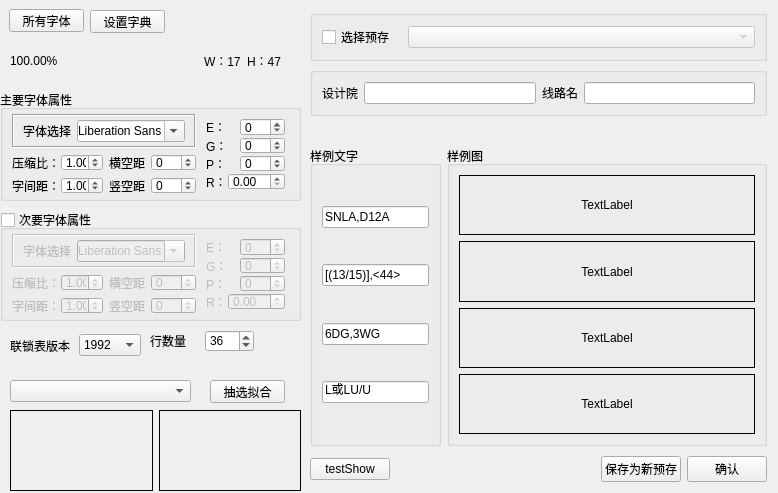
<?xml version="1.0" encoding="UTF-8"?>
<ui version="4.0">
 <class>IkChoiceFontClass</class>
 <widget class="QWidget" name="IkChoiceFontClass">
  <property name="geometry">
   <rect>
    <x>0</x>
    <y>0</y>
    <width>778</width>
    <height>493</height>
   </rect>
  </property>
  <property name="minimumSize">
   <size>
    <width>778</width>
    <height>493</height>
   </size>
  </property>
  <property name="maximumSize">
   <size>
    <width>778</width>
    <height>493</height>
   </size>
  </property>
  <property name="windowTitle">
   <string>选择字体</string>
  </property>
  <widget class="QPushButton" name="IkBtmFontDia">
   <property name="geometry">
    <rect>
     <x>9</x>
     <y>9</y>
     <width>75</width>
     <height>23</height>
    </rect>
   </property>
   <property name="text">
    <string>所有字体</string>
   </property>
  </widget>
  <widget class="QWidget" name="widget_2" native="true">
   <property name="geometry">
    <rect>
     <x>310</x>
     <y>10</y>
     <width>457</width>
     <height>472</height>
    </rect>
   </property>
   <layout class="QVBoxLayout" name="verticalLayout_3">
    <item>
     <widget class="QGroupBox" name="groupBox_3">
      <property name="title">
       <string/>
      </property>
      <layout class="QGridLayout" name="gridLayout">
       <item row="0" column="0">
        <widget class="QCheckBox" name="checkBox">
         <property name="maximumSize">
          <size>
           <width>80</width>
           <height>16777215</height>
          </size>
         </property>
         <property name="text">
          <string>选择预存</string>
         </property>
        </widget>
       </item>
       <item row="0" column="2">
        <widget class="QComboBox" name="comboBox_DwType">
         <property name="enabled">
          <bool>false</bool>
         </property>
         <property name="minimumSize">
          <size>
           <width>241</width>
           <height>20</height>
          </size>
         </property>
        </widget>
       </item>
      </layout>
     </widget>
    </item>
    <item>
     <widget class="QGroupBox" name="groupBox_4">
      <property name="title">
       <string/>
      </property>
      <layout class="QGridLayout" name="gridLayout_2">
       <item row="0" column="1">
        <widget class="QLineEdit" name="lineEdit_DesignName"/>
       </item>
       <item row="0" column="3">
        <widget class="QLineEdit" name="lineEdit_LineName"/>
       </item>
       <item row="0" column="0">
        <widget class="QLabel" name="label_5">
         <property name="text">
          <string>设计院</string>
         </property>
        </widget>
       </item>
       <item row="0" column="2">
        <widget class="QLabel" name="label_6">
         <property name="text">
          <string>线路名</string>
         </property>
        </widget>
       </item>
      </layout>
     </widget>
    </item>
    <item>
     <spacer name="verticalSpacer_4">
      <property name="orientation">
       <enum>Qt::Vertical</enum>
      </property>
      <property name="sizeHint" stdset="0">
       <size>
        <width>20</width>
        <height>40</height>
       </size>
      </property>
     </spacer>
    </item>
    <item>
     <layout class="QHBoxLayout" name="horizontalLayout">
      <property name="sizeConstraint">
       <enum>QLayout::SetFixedSize</enum>
      </property>
      <item>
       <widget class="QGroupBox" name="groupBox_2">
        <property name="maximumSize">
         <size>
          <width>131</width>
          <height>16777215</height>
         </size>
        </property>
        <property name="title">
         <string>样例文字</string>
        </property>
        <layout class="QVBoxLayout" name="verticalLayout_2">
         <item>
          <spacer name="verticalSpacer_6">
           <property name="orientation">
            <enum>Qt::Vertical</enum>
           </property>
           <property name="sizeHint" stdset="0">
            <size>
             <width>20</width>
             <height>20</height>
            </size>
           </property>
          </spacer>
         </item>
         <item>
          <widget class="QLineEdit" name="textSemple1">
           <property name="text">
            <string>SNLA,D12A</string>
           </property>
          </widget>
         </item>
         <item>
          <spacer name="verticalSpacer">
           <property name="orientation">
            <enum>Qt::Vertical</enum>
           </property>
           <property name="sizeHint" stdset="0">
            <size>
             <width>20</width>
             <height>20</height>
            </size>
           </property>
          </spacer>
         </item>
         <item>
          <widget class="QLineEdit" name="textSemple2">
           <property name="text">
            <string>[(13/15)],&lt;44&gt;</string>
           </property>
          </widget>
         </item>
         <item>
          <spacer name="verticalSpacer_2">
           <property name="orientation">
            <enum>Qt::Vertical</enum>
           </property>
           <property name="sizeHint" stdset="0">
            <size>
             <width>20</width>
             <height>20</height>
            </size>
           </property>
          </spacer>
         </item>
         <item>
          <widget class="QLineEdit" name="textSemple3">
           <property name="text">
            <string>6DG,3WG</string>
           </property>
          </widget>
         </item>
         <item>
          <spacer name="verticalSpacer_7">
           <property name="orientation">
            <enum>Qt::Vertical</enum>
           </property>
           <property name="sizeHint" stdset="0">
            <size>
             <width>20</width>
             <height>20</height>
            </size>
           </property>
          </spacer>
         </item>
         <item>
          <widget class="QLineEdit" name="textSemple4">
           <property name="text">
            <string>L或LU/U</string>
           </property>
          </widget>
         </item>
         <item>
          <spacer name="verticalSpacer_3">
           <property name="orientation">
            <enum>Qt::Vertical</enum>
           </property>
           <property name="sizeHint" stdset="0">
            <size>
             <width>20</width>
             <height>20</height>
            </size>
           </property>
          </spacer>
         </item>
        </layout>
       </widget>
      </item>
      <item>
       <widget class="QGroupBox" name="groupSimpleFont">
        <property name="minimumSize">
         <size>
          <width>300</width>
          <height>300</height>
         </size>
        </property>
        <property name="title">
         <string>样例图</string>
        </property>
        <layout class="QVBoxLayout" name="verticalLayout_5">
         <item>
          <widget class="QFrame" name="frame_S1">
           <property name="minimumSize">
            <size>
             <width>0</width>
             <height>40</height>
            </size>
           </property>
           <property name="maximumSize">
            <size>
             <width>16777215</width>
             <height>16777215</height>
            </size>
           </property>
           <property name="frameShape">
            <enum>QFrame::Box</enum>
           </property>
           <layout class="QVBoxLayout" name="verticalLayout_11">
            <property name="leftMargin">
             <number>0</number>
            </property>
            <property name="topMargin">
             <number>0</number>
            </property>
            <property name="rightMargin">
             <number>0</number>
            </property>
            <property name="bottomMargin">
             <number>0</number>
            </property>
            <item>
             <widget class="QLabel" name="label_S1">
              <property name="text">
               <string>TextLabel</string>
              </property>
              <property name="alignment">
               <set>Qt::AlignCenter</set>
              </property>
             </widget>
            </item>
           </layout>
          </widget>
         </item>
         <item>
          <widget class="QFrame" name="frame_S2">
           <property name="minimumSize">
            <size>
             <width>0</width>
             <height>40</height>
            </size>
           </property>
           <property name="frameShape">
            <enum>QFrame::Box</enum>
           </property>
           <layout class="QVBoxLayout" name="verticalLayout_10">
            <property name="spacing">
             <number>0</number>
            </property>
            <property name="leftMargin">
             <number>0</number>
            </property>
            <property name="topMargin">
             <number>0</number>
            </property>
            <property name="rightMargin">
             <number>0</number>
            </property>
            <property name="bottomMargin">
             <number>0</number>
            </property>
            <item>
             <widget class="QLabel" name="label_S2">
              <property name="text">
               <string>TextLabel</string>
              </property>
              <property name="alignment">
               <set>Qt::AlignCenter</set>
              </property>
             </widget>
            </item>
           </layout>
          </widget>
         </item>
         <item>
          <widget class="QFrame" name="frame_S3">
           <property name="minimumSize">
            <size>
             <width>0</width>
             <height>40</height>
            </size>
           </property>
           <property name="frameShape">
            <enum>QFrame::Box</enum>
           </property>
           <layout class="QVBoxLayout" name="verticalLayout_7">
            <property name="spacing">
             <number>0</number>
            </property>
            <property name="leftMargin">
             <number>0</number>
            </property>
            <property name="topMargin">
             <number>0</number>
            </property>
            <property name="rightMargin">
             <number>0</number>
            </property>
            <property name="bottomMargin">
             <number>0</number>
            </property>
            <item>
             <widget class="QLabel" name="label_S3">
              <property name="text">
               <string>TextLabel</string>
              </property>
              <property name="alignment">
               <set>Qt::AlignCenter</set>
              </property>
             </widget>
            </item>
           </layout>
          </widget>
         </item>
         <item>
          <widget class="QFrame" name="frame_S4">
           <property name="minimumSize">
            <size>
             <width>0</width>
             <height>40</height>
            </size>
           </property>
           <property name="frameShape">
            <enum>QFrame::Box</enum>
           </property>
           <property name="frameShadow">
            <enum>QFrame::Plain</enum>
           </property>
           <layout class="QVBoxLayout" name="verticalLayout_9">
            <property name="spacing">
             <number>0</number>
            </property>
            <property name="leftMargin">
             <number>0</number>
            </property>
            <property name="topMargin">
             <number>0</number>
            </property>
            <property name="rightMargin">
             <number>0</number>
            </property>
            <property name="bottomMargin">
             <number>0</number>
            </property>
            <item>
             <widget class="QLabel" name="label_S4">
              <property name="text">
               <string>TextLabel</string>
              </property>
              <property name="alignment">
               <set>Qt::AlignCenter</set>
              </property>
             </widget>
            </item>
           </layout>
          </widget>
         </item>
        </layout>
       </widget>
      </item>
     </layout>
    </item>
    <item>
     <spacer name="verticalSpacer_5">
      <property name="orientation">
       <enum>Qt::Vertical</enum>
      </property>
      <property name="sizeHint" stdset="0">
       <size>
        <width>20</width>
        <height>20</height>
       </size>
      </property>
     </spacer>
    </item>
    <item>
     <layout class="QHBoxLayout" name="horizontalLayout_4">
      <item>
       <widget class="QPushButton" name="pushButton">
        <property name="text">
         <string>testShow</string>
        </property>
        <property name="checkable">
         <bool>true</bool>
        </property>
       </widget>
      </item>
      <item>
       <spacer name="horizontalSpacer">
        <property name="orientation">
         <enum>Qt::Horizontal</enum>
        </property>
        <property name="sizeHint" stdset="0">
         <size>
          <width>40</width>
          <height>20</height>
         </size>
        </property>
       </spacer>
      </item>
      <item>
       <widget class="QPushButton" name="pushButtom_SaveNewType">
        <property name="text">
         <string>保存为新预存</string>
        </property>
       </widget>
      </item>
      <item>
       <widget class="QPushButton" name="IkBtmConfirm">
        <property name="text">
         <string>确认</string>
        </property>
       </widget>
      </item>
     </layout>
    </item>
   </layout>
  </widget>
  <widget class="QPushButton" name="pushButton_DicShow">
   <property name="geometry">
    <rect>
     <x>90</x>
     <y>10</y>
     <width>75</width>
     <height>23</height>
    </rect>
   </property>
   <property name="text">
    <string>设置字典</string>
   </property>
  </widget>
  <widget class="QGroupBox" name="groupBox">
   <property name="geometry">
    <rect>
     <x>0</x>
     <y>90</y>
     <width>301</width>
     <height>111</height>
    </rect>
   </property>
   <property name="title">
    <string>主要字体属性</string>
   </property>
   <layout class="QHBoxLayout" name="horizontalLayout_8">
    <property name="topMargin">
     <number>4</number>
    </property>
    <property name="bottomMargin">
     <number>4</number>
    </property>
    <item>
     <layout class="QVBoxLayout" name="verticalLayout_12">
      <item>
       <widget class="QFrame" name="frame_2">
        <property name="frameShape">
         <enum>QFrame::Box</enum>
        </property>
        <property name="frameShadow">
         <enum>QFrame::Sunken</enum>
        </property>
        <layout class="QHBoxLayout" name="horizontalLayout_25">
         <property name="topMargin">
          <number>4</number>
         </property>
         <property name="bottomMargin">
          <number>4</number>
         </property>
         <item>
          <widget class="QLabel" name="label_24">
           <property name="text">
            <string>字体选择</string>
           </property>
          </widget>
         </item>
         <item>
          <widget class="QFontComboBox" name="fontComboBox_M">
           <property name="fontFilters">
            <set>QFontComboBox::AllFonts</set>
           </property>
          </widget>
         </item>
        </layout>
       </widget>
      </item>
      <item>
       <layout class="QHBoxLayout" name="horizontalLayout_26">
        <item>
         <layout class="QVBoxLayout" name="verticalLayout">
          <item>
           <layout class="QHBoxLayout" name="horizontalLayout_3">
            <item>
             <widget class="QLabel" name="label_2">
              <property name="text">
               <string>压缩比：</string>
              </property>
             </widget>
            </item>
            <item>
             <widget class="QDoubleSpinBox" name="doubleSpinBox_Stretch">
              <property name="maximum">
               <double>5.000000000000000</double>
              </property>
              <property name="singleStep">
               <double>0.010000000000000</double>
              </property>
              <property name="value">
               <double>1.000000000000000</double>
              </property>
             </widget>
            </item>
           </layout>
          </item>
          <item>
           <layout class="QHBoxLayout" name="horizontalLayout_2">
            <item>
             <widget class="QLabel" name="label">
              <property name="text">
               <string>字间距：</string>
              </property>
              <property name="buddy">
               <cstring>doubleSpinBox_Space</cstring>
              </property>
             </widget>
            </item>
            <item>
             <widget class="QDoubleSpinBox" name="doubleSpinBox_Space">
              <property name="maximum">
               <double>10.000000000000000</double>
              </property>
              <property name="singleStep">
               <double>0.010000000000000</double>
              </property>
              <property name="value">
               <double>1.000000000000000</double>
              </property>
             </widget>
            </item>
           </layout>
          </item>
         </layout>
        </item>
        <item>
         <layout class="QVBoxLayout" name="verticalLayout_4">
          <item>
           <layout class="QHBoxLayout" name="horizontalLayout_6">
            <item>
             <widget class="QLabel" name="label_3">
              <property name="text">
               <string>横空距</string>
              </property>
             </widget>
            </item>
            <item>
             <widget class="QSpinBox" name="spinBox_offsetX">
              <property name="minimum">
               <number>-99</number>
              </property>
             </widget>
            </item>
           </layout>
          </item>
          <item>
           <layout class="QHBoxLayout" name="horizontalLayout_7">
            <item>
             <widget class="QLabel" name="label_4">
              <property name="text">
               <string>竖空距</string>
              </property>
             </widget>
            </item>
            <item>
             <widget class="QSpinBox" name="spinBox_offsetY">
              <property name="minimum">
               <number>-30</number>
              </property>
              <property name="maximum">
               <number>30</number>
              </property>
              <property name="value">
               <number>0</number>
              </property>
             </widget>
            </item>
           </layout>
          </item>
         </layout>
        </item>
       </layout>
      </item>
     </layout>
    </item>
    <item>
     <widget class="QFrame" name="verticalFrame_3">
      <layout class="QVBoxLayout" name="verticalLayout_14">
       <property name="spacing">
        <number>1</number>
       </property>
       <property name="leftMargin">
        <number>4</number>
       </property>
       <property name="topMargin">
        <number>4</number>
       </property>
       <property name="rightMargin">
        <number>4</number>
       </property>
       <property name="bottomMargin">
        <number>4</number>
       </property>
       <item>
        <layout class="QHBoxLayout" name="horizontalLayout_14">
         <item>
          <widget class="QLabel" name="label_12">
           <property name="text">
            <string>E：</string>
           </property>
          </widget>
         </item>
         <item>
          <widget class="QSpinBox" name="spinBox_E">
           <property name="minimum">
            <number>-30</number>
           </property>
           <property name="maximum">
            <number>30</number>
           </property>
           <property name="value">
            <number>0</number>
           </property>
          </widget>
         </item>
        </layout>
       </item>
       <item>
        <layout class="QHBoxLayout" name="horizontalLayout_16">
         <item>
          <widget class="QLabel" name="label_14">
           <property name="text">
            <string>G：</string>
           </property>
          </widget>
         </item>
         <item>
          <widget class="QSpinBox" name="spinBox_G">
           <property name="minimum">
            <number>-30</number>
           </property>
           <property name="maximum">
            <number>30</number>
           </property>
           <property name="value">
            <number>0</number>
           </property>
          </widget>
         </item>
        </layout>
       </item>
       <item>
        <layout class="QHBoxLayout" name="horizontalLayout_15">
         <item>
          <widget class="QLabel" name="label_13">
           <property name="text">
            <string>P：</string>
           </property>
          </widget>
         </item>
         <item>
          <widget class="QSpinBox" name="spinBox_P">
           <property name="minimum">
            <number>-30</number>
           </property>
           <property name="maximum">
            <number>30</number>
           </property>
           <property name="value">
            <number>0</number>
           </property>
          </widget>
         </item>
        </layout>
       </item>
       <item>
        <layout class="QHBoxLayout" name="horizontalLayout_17">
         <item>
          <widget class="QLabel" name="label_15">
           <property name="text">
            <string>R：</string>
           </property>
          </widget>
         </item>
         <item>
          <widget class="QDoubleSpinBox" name="doubleSpinBox_R">
           <property name="singleStep">
            <double>0.010000000000000</double>
           </property>
          </widget>
         </item>
        </layout>
       </item>
      </layout>
     </widget>
    </item>
   </layout>
  </widget>
  <widget class="QWidget" name="horizontalLayoutWidget">
   <property name="geometry">
    <rect>
     <x>10</x>
     <y>330</y>
     <width>131</width>
     <height>31</height>
    </rect>
   </property>
   <layout class="QHBoxLayout" name="horizontalLayout_22">
    <item>
     <widget class="QLabel" name="label_20">
      <property name="text">
       <string>联锁表版本</string>
      </property>
     </widget>
    </item>
    <item>
     <widget class="QComboBox" name="comboBox_TableEditon">
      <item>
       <property name="text">
        <string>1992</string>
       </property>
      </item>
      <item>
       <property name="text">
        <string>2018</string>
       </property>
      </item>
     </widget>
    </item>
   </layout>
  </widget>
  <widget class="QWidget" name="horizontalLayoutWidget_2">
   <property name="geometry">
    <rect>
     <x>10</x>
     <y>50</y>
     <width>271</width>
     <height>22</height>
    </rect>
   </property>
   <layout class="QHBoxLayout" name="horizontalLayout_23">
    <item>
     <widget class="QLabel" name="label_Similar">
      <property name="text">
       <string>100.00%</string>
      </property>
     </widget>
    </item>
    <item>
     <spacer name="horizontalSpacer_4">
      <property name="orientation">
       <enum>Qt::Horizontal</enum>
      </property>
      <property name="sizeHint" stdset="0">
       <size>
        <width>40</width>
        <height>20</height>
       </size>
      </property>
     </spacer>
    </item>
    <item>
     <widget class="QLabel" name="label_21">
      <property name="text">
       <string>W：17</string>
      </property>
     </widget>
    </item>
    <item>
     <widget class="QLabel" name="label_22">
      <property name="text">
       <string>H：47</string>
      </property>
     </widget>
    </item>
   </layout>
  </widget>
  <widget class="QWidget" name="layoutWidget_5">
   <property name="geometry">
    <rect>
     <x>150</x>
     <y>330</y>
     <width>104</width>
     <height>22</height>
    </rect>
   </property>
   <layout class="QHBoxLayout" name="horizontalLayout_24">
    <item>
     <widget class="QLabel" name="label_23">
      <property name="text">
       <string>行数量</string>
      </property>
     </widget>
    </item>
    <item>
     <widget class="QSpinBox" name="spinBox_LineNum">
      <property name="minimum">
       <number>18</number>
      </property>
      <property name="maximum">
       <number>52</number>
      </property>
      <property name="value">
       <number>36</number>
      </property>
     </widget>
    </item>
   </layout>
  </widget>
  <widget class="QGroupBox" name="groupBox_6">
   <property name="geometry">
    <rect>
     <x>0</x>
     <y>210</y>
     <width>301</width>
     <height>111</height>
    </rect>
   </property>
   <property name="title">
    <string>次要字体属性</string>
   </property>
   <property name="checkable">
    <bool>true</bool>
   </property>
   <property name="checked">
    <bool>false</bool>
   </property>
   <layout class="QHBoxLayout" name="horizontalLayout_27">
    <property name="topMargin">
     <number>4</number>
    </property>
    <property name="bottomMargin">
     <number>4</number>
    </property>
    <item>
     <layout class="QVBoxLayout" name="verticalLayout_13">
      <item>
       <widget class="QFrame" name="frame_3">
        <property name="frameShape">
         <enum>QFrame::Box</enum>
        </property>
        <property name="frameShadow">
         <enum>QFrame::Sunken</enum>
        </property>
        <layout class="QHBoxLayout" name="horizontalLayout_28">
         <property name="topMargin">
          <number>4</number>
         </property>
         <property name="bottomMargin">
          <number>4</number>
         </property>
         <item>
          <widget class="QLabel" name="label_25">
           <property name="text">
            <string>字体选择</string>
           </property>
          </widget>
         </item>
         <item>
          <widget class="QFontComboBox" name="fontComboBox_3">
           <property name="fontFilters">
            <set>QFontComboBox::AllFonts</set>
           </property>
          </widget>
         </item>
        </layout>
       </widget>
      </item>
      <item>
       <layout class="QHBoxLayout" name="horizontalLayout_29">
        <item>
         <layout class="QVBoxLayout" name="verticalLayout_16">
          <item>
           <layout class="QHBoxLayout" name="horizontalLayout_30">
            <item>
             <widget class="QLabel" name="label_26">
              <property name="text">
               <string>压缩比：</string>
              </property>
             </widget>
            </item>
            <item>
             <widget class="QDoubleSpinBox" name="doubleSpinBox_Stretch_2">
              <property name="maximum">
               <double>5.000000000000000</double>
              </property>
              <property name="singleStep">
               <double>0.010000000000000</double>
              </property>
              <property name="value">
               <double>1.000000000000000</double>
              </property>
             </widget>
            </item>
           </layout>
          </item>
          <item>
           <layout class="QHBoxLayout" name="horizontalLayout_31">
            <item>
             <widget class="QLabel" name="label_27">
              <property name="text">
               <string>字间距：</string>
              </property>
              <property name="buddy">
               <cstring>doubleSpinBox_Space</cstring>
              </property>
             </widget>
            </item>
            <item>
             <widget class="QDoubleSpinBox" name="doubleSpinBox_Space_2">
              <property name="maximum">
               <double>10.000000000000000</double>
              </property>
              <property name="singleStep">
               <double>0.010000000000000</double>
              </property>
              <property name="value">
               <double>1.000000000000000</double>
              </property>
             </widget>
            </item>
           </layout>
          </item>
         </layout>
        </item>
        <item>
         <layout class="QVBoxLayout" name="verticalLayout_17">
          <item>
           <layout class="QHBoxLayout" name="horizontalLayout_32">
            <item>
             <widget class="QLabel" name="label_28">
              <property name="text">
               <string>横空距</string>
              </property>
             </widget>
            </item>
            <item>
             <widget class="QSpinBox" name="spinBox_offsetX_2">
              <property name="minimum">
               <number>-99</number>
              </property>
             </widget>
            </item>
           </layout>
          </item>
          <item>
           <layout class="QHBoxLayout" name="horizontalLayout_33">
            <item>
             <widget class="QLabel" name="label_29">
              <property name="text">
               <string>竖空距</string>
              </property>
             </widget>
            </item>
            <item>
             <widget class="QSpinBox" name="spinBox_offsetY_2">
              <property name="minimum">
               <number>-30</number>
              </property>
              <property name="maximum">
               <number>30</number>
              </property>
              <property name="value">
               <number>0</number>
              </property>
             </widget>
            </item>
           </layout>
          </item>
         </layout>
        </item>
       </layout>
      </item>
     </layout>
    </item>
    <item>
     <widget class="QFrame" name="verticalFrame_4">
      <property name="enabled">
       <bool>false</bool>
      </property>
      <layout class="QVBoxLayout" name="verticalLayout_18">
       <property name="spacing">
        <number>1</number>
       </property>
       <property name="leftMargin">
        <number>4</number>
       </property>
       <property name="topMargin">
        <number>4</number>
       </property>
       <property name="rightMargin">
        <number>4</number>
       </property>
       <property name="bottomMargin">
        <number>4</number>
       </property>
       <item>
        <layout class="QHBoxLayout" name="horizontalLayout_34">
         <item>
          <widget class="QLabel" name="label_30">
           <property name="text">
            <string>E：</string>
           </property>
          </widget>
         </item>
         <item>
          <widget class="QSpinBox" name="spinBox_E_2">
           <property name="minimum">
            <number>-30</number>
           </property>
           <property name="maximum">
            <number>30</number>
           </property>
           <property name="value">
            <number>0</number>
           </property>
          </widget>
         </item>
        </layout>
       </item>
       <item>
        <layout class="QHBoxLayout" name="horizontalLayout_35">
         <item>
          <widget class="QLabel" name="label_31">
           <property name="text">
            <string>G：</string>
           </property>
          </widget>
         </item>
         <item>
          <widget class="QSpinBox" name="spinBox_G_2">
           <property name="minimum">
            <number>-30</number>
           </property>
           <property name="maximum">
            <number>30</number>
           </property>
           <property name="value">
            <number>0</number>
           </property>
          </widget>
         </item>
        </layout>
       </item>
       <item>
        <layout class="QHBoxLayout" name="horizontalLayout_36">
         <item>
          <widget class="QLabel" name="label_32">
           <property name="text">
            <string>P：</string>
           </property>
          </widget>
         </item>
         <item>
          <widget class="QSpinBox" name="spinBox_P_2">
           <property name="minimum">
            <number>-30</number>
           </property>
           <property name="maximum">
            <number>30</number>
           </property>
           <property name="value">
            <number>0</number>
           </property>
          </widget>
         </item>
        </layout>
       </item>
       <item>
        <layout class="QHBoxLayout" name="horizontalLayout_37">
         <item>
          <widget class="QLabel" name="label_33">
           <property name="text">
            <string>R：</string>
           </property>
          </widget>
         </item>
         <item>
          <widget class="QDoubleSpinBox" name="doubleSpinBox_R_2">
           <property name="singleStep">
            <double>0.010000000000000</double>
           </property>
          </widget>
         </item>
        </layout>
       </item>
      </layout>
     </widget>
    </item>
   </layout>
  </widget>
  <widget class="QComboBox" name="comboBox_SheetSelect">
   <property name="geometry">
    <rect>
     <x>10</x>
     <y>380</y>
     <width>181</width>
     <height>22</height>
    </rect>
   </property>
  </widget>
  <widget class="QPushButton" name="pushButton_Similar">
   <property name="geometry">
    <rect>
     <x>210</x>
     <y>380</y>
     <width>75</width>
     <height>23</height>
    </rect>
   </property>
   <property name="text">
    <string>抽选拟合</string>
   </property>
  </widget>
  <widget class="QWidget" name="horizontalLayoutWidget_3">
   <property name="geometry">
    <rect>
     <x>10</x>
     <y>410</y>
     <width>291</width>
     <height>81</height>
    </rect>
   </property>
   <layout class="QHBoxLayout" name="horizontalLayout_5">
    <item>
     <widget class="QFrame" name="frame">
      <property name="minimumSize">
       <size>
        <width>142</width>
        <height>79</height>
       </size>
      </property>
      <property name="frameShape">
       <enum>QFrame::Box</enum>
      </property>
      <layout class="QVBoxLayout" name="verticalLayout_8">
       <item>
        <widget class="QLabel" name="label_selectSample">
         <property name="text">
          <string/>
         </property>
        </widget>
       </item>
      </layout>
     </widget>
    </item>
    <item>
     <widget class="QFrame" name="frame_selectTemp">
      <property name="minimumSize">
       <size>
        <width>141</width>
        <height>79</height>
       </size>
      </property>
      <property name="frameShape">
       <enum>QFrame::Box</enum>
      </property>
      <property name="frameShadow">
       <enum>QFrame::Plain</enum>
      </property>
      <layout class="QVBoxLayout" name="verticalLayout_6">
       <item>
        <widget class="QLabel" name="label_selectTemp">
         <property name="text">
          <string/>
         </property>
        </widget>
       </item>
      </layout>
     </widget>
    </item>
   </layout>
  </widget>
 </widget>
 <resources/>
 <connections>
  <connection>
   <sender>checkBox</sender>
   <signal>clicked(bool)</signal>
   <receiver>comboBox_DwType</receiver>
   <slot>setEnabled(bool)</slot>
   <hints>
    <hint type="sourcelabel">
     <x>338</x>
     <y>46</y>
    </hint>
    <hint type="destinationlabel">
     <x>747</x>
     <y>48</y>
    </hint>
   </hints>
  </connection>
  <connection>
   <sender>IkBtmConfirm</sender>
   <signal>clicked()</signal>
   <receiver>IkChoiceFontClass</receiver>
   <slot>hide()</slot>
   <hints>
    <hint type="sourcelabel">
     <x>756</x>
     <y>471</y>
    </hint>
    <hint type="destinationlabel">
     <x>522</x>
     <y>459</y>
    </hint>
   </hints>
  </connection>
  <connection>
   <sender>checkBox</sender>
   <signal>clicked(bool)</signal>
   <receiver>lineEdit_DesignName</receiver>
   <slot>setDisabled(bool)</slot>
   <hints>
    <hint type="sourcelabel">
     <x>408</x>
     <y>46</y>
    </hint>
    <hint type="destinationlabel">
     <x>402</x>
     <y>92</y>
    </hint>
   </hints>
  </connection>
  <connection>
   <sender>checkBox</sender>
   <signal>clicked(bool)</signal>
   <receiver>pushButtom_SaveNewType</receiver>
   <slot>setDisabled(bool)</slot>
   <hints>
    <hint type="sourcelabel">
     <x>408</x>
     <y>46</y>
    </hint>
    <hint type="destinationlabel">
     <x>675</x>
     <y>471</y>
    </hint>
   </hints>
  </connection>
  <connection>
   <sender>pushButton</sender>
   <signal>clicked(bool)</signal>
   <receiver>verticalFrame_4</receiver>
   <slot>setVisible(bool)</slot>
   <hints>
    <hint type="sourcelabel">
     <x>346</x>
     <y>453</y>
    </hint>
    <hint type="destinationlabel">
     <x>244</x>
     <y>259</y>
    </hint>
   </hints>
  </connection>
  <connection>
   <sender>pushButton</sender>
   <signal>clicked(bool)</signal>
   <receiver>verticalFrame_3</receiver>
   <slot>setVisible(bool)</slot>
   <hints>
    <hint type="sourcelabel">
     <x>370</x>
     <y>459</y>
    </hint>
    <hint type="destinationlabel">
     <x>241</x>
     <y>151</y>
    </hint>
   </hints>
  </connection>
  <connection>
   <sender>checkBox</sender>
   <signal>clicked(bool)</signal>
   <receiver>lineEdit_LineName</receiver>
   <slot>setDisabled(bool)</slot>
   <hints>
    <hint type="sourcelabel">
     <x>386</x>
     <y>37</y>
    </hint>
    <hint type="destinationlabel">
     <x>613</x>
     <y>87</y>
    </hint>
   </hints>
  </connection>
 </connections>
</ui>
